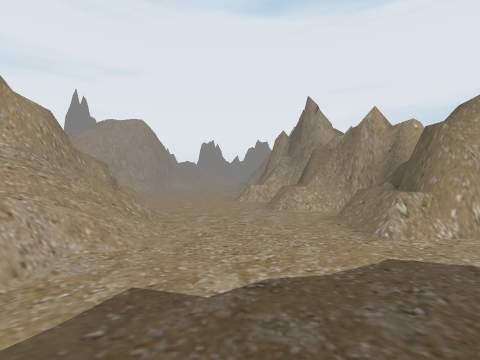
View 1 (above)

16 first-person views from a walk through a scene from a Unity 3-D project. The camera is 1.2 m above the floor, looks level and sees 80° across. The floor is counted in squares, 2 m on a side. Each view is taken from the middle of a square. On the plan, view 1 faces up. The plan holds only what a view shows up to about 9 squares ahead; the rest is blank. The place goes on beyond the plan. The player is left out.

View 2
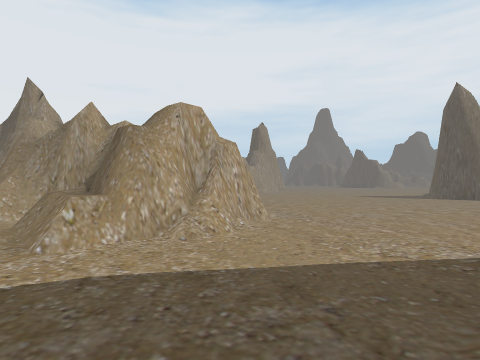

View 3
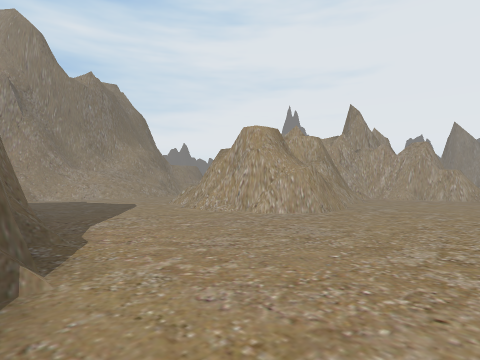

View 4
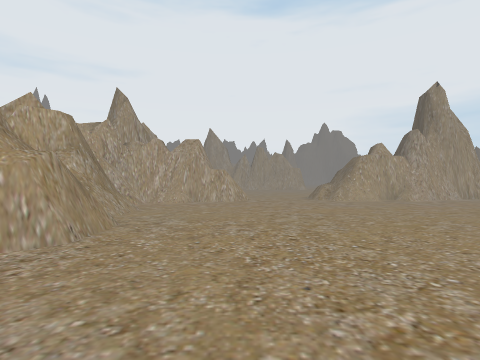

View 5
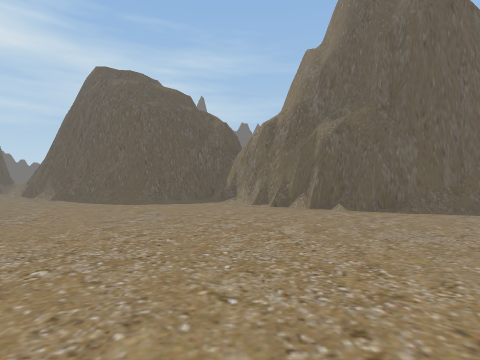

View 6
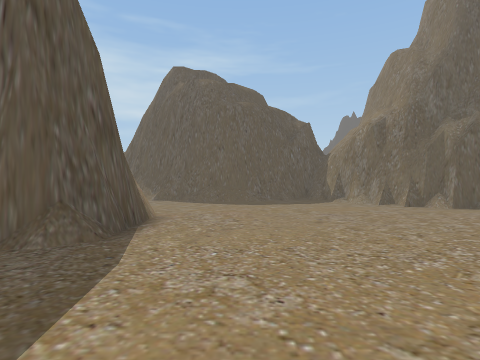

View 7
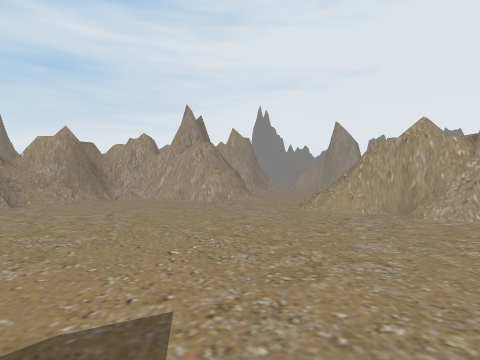

View 8
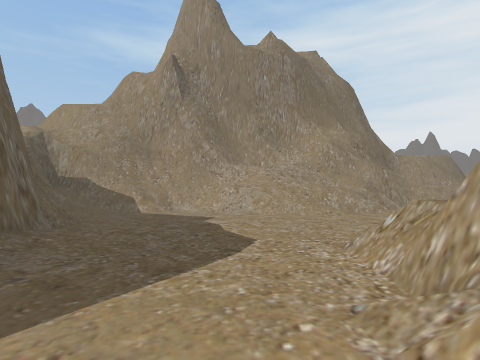

View 9
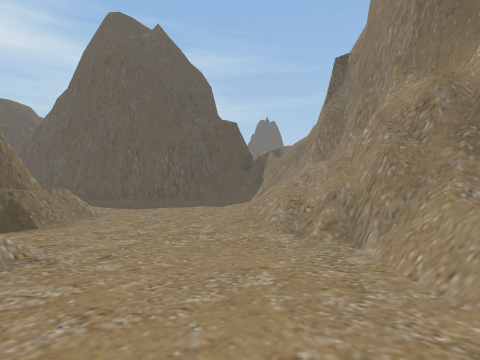

View 10
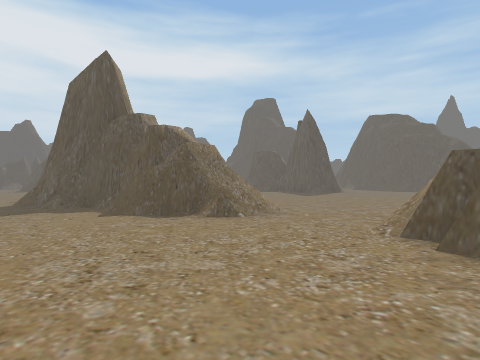

View 11
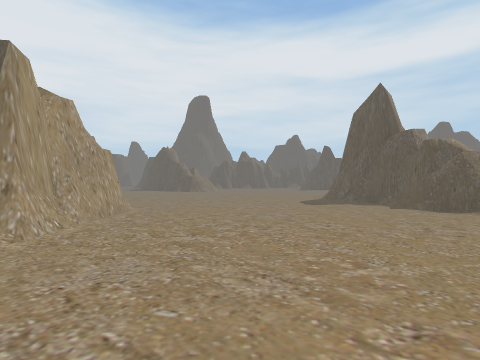

View 12
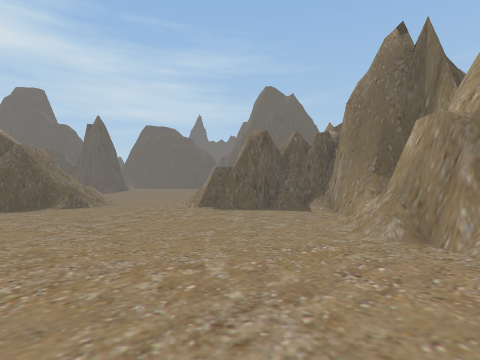

View 13
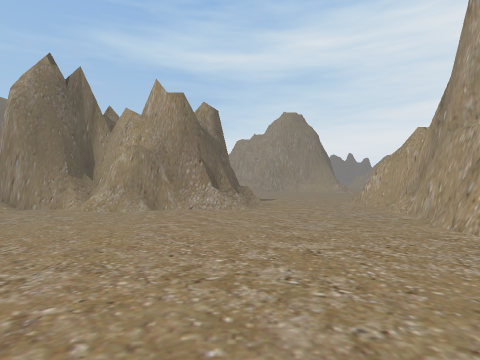

View 14
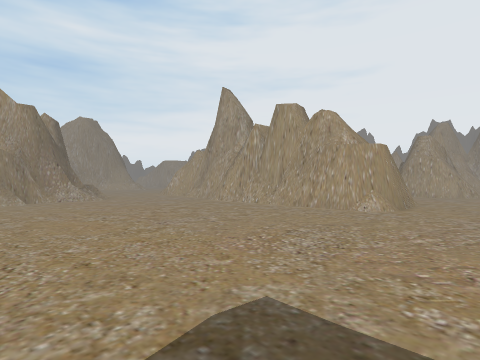

View 15
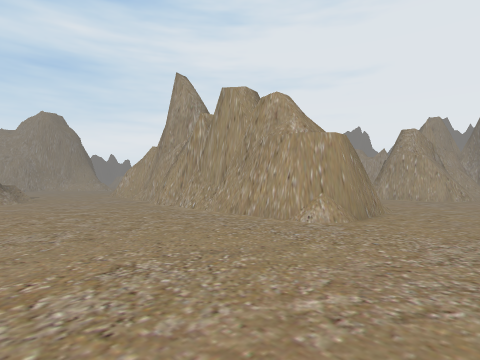

View 16
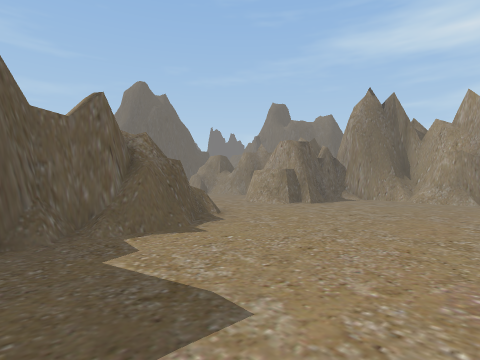

### Floor plan
Key: @ floor where view 1 was taken; # wall or solid block; . main floor; : floor 0.25 m higher than the main floor; / step, stairs or slope; = window, fence, low wall or low ledge.
Columns run from 5 left of view 1 to 13 right of it. Each row starts with its distance up from view 1.
 26                 #
 25                ##.
 24                ...
 23                ...
 22                 ..
 21                 ..
 20         ###     #..
 19       ..:.#######..
 18       .............
 17       .............
 16       ###/.........
 15         ##.........
 14         ##.........
 13         ##.........
 12         ##........#
 11          ###...####
 10          ####..####
  9 #  ../######.......
  8 #/ ..=####.........
  7 ##//..####.........
  6 ##==..=####........
  5  ###...####........
  4  ##=/..####........
  3  ##//..###.........
  2  ##=/.............#
  1  ###..............#
  0   #=.@////........#
 -1   ##=#######.......
 -2   ####     ##......
 -3   #         ##..##.
 -4              ######

Where each view was taken, in squares from view 1:
view 1: 0 up, 0 right, facing up
view 2: 0 up, 1 right, facing up-right
view 3: 1 down, 8 right, facing up-left
view 4: 1 up, 7 right, facing up
view 5: 5 up, 8 right, facing down
view 6: 5 up, 11 right, facing down
view 7: 4 up, 13 right, facing up-left
view 8: 2 up, 4 right, facing left
view 9: 8 up, 1 left, facing down
view 10: 14 up, 6 right, facing down-right
view 11: 16 up, 4 right, facing right
view 12: 17 up, 6 right, facing down
view 13: 16 up, 10 right, facing left
view 14: 13 up, 13 right, facing up-left
view 15: 15 up, 13 right, facing up-left
view 16: 15 up, 13 right, facing down-left
